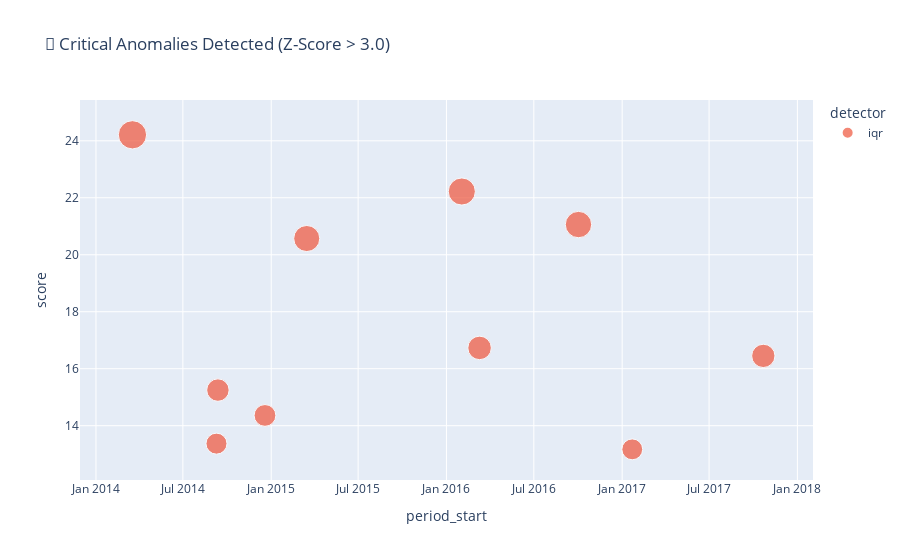

The notebook cell this image was saved under:
### Markdown cell above
## 3) The Problem - Anomalies

### Code cell
# 2. The Hidden Problems (Anomalies)
df_anoms = load_anomalies()

if not df_anoms.empty:
    # Filter for high severity
    top_anoms = df_anoms[df_anoms["score"] > 3.0].head(10)

    fig = px.scatter(
        top_anoms,
        x="period_start",
        y="score",
        size="score",
        color="detector",
        hover_data=["entity_id", "metric"],
        title="🚨 Critical Anomalies Detected (Z-Score > 3.0)",
        color_discrete_sequence=["#EF553B", "#636EFA"],
    )
    fig.show()

### Figure 1 — Plotly figure (JSON) as saved in the notebook; plotly's stock layout.template omitted (floating-point values rounded to 4 significant figures)
{"data": [{"customdata": [["South", "Sales"], ["South", "Sales"], ["Central", "Sales"], ["South", "Sales"], ["West", "Sales"], ["East", "Sales"], ["East", "Sales"], ["South", "Sales"], ["East", "Sales"], ["West", "Sales"]], "hovertemplate": "detector=iqr<br>period_start=%{x}<br>score=%{marker.size}<br>entity_id=%{customdata[0]}<br>metric=%{customdata[1]}<extra></extra>", "legendgroup": "iqr", "marker": {"color": "#EF553B", "size": [24.21, 22.22, 21.06, 20.57, 16.73, 16.45, 15.25, 14.36, 13.37, 13.17], "sizemode": "area", "sizeref": 0.06053, "symbol": "circle"}, "mode": "markers", "name": "iqr", "orientation": "v", "showlegend": true, "type": "scatter", "x": ["2014-03-18T00:00:00.000000000", "2016-02-02T00:00:00.000000000", "2016-10-02T00:00:00.000000000", "2015-03-16T00:00:00.000000000", "2016-03-10T00:00:00.000000000", "2017-10-22T00:00:00.000000000", "2014-09-12T00:00:00.000000000", "2014-12-19T00:00:00.000000000", "2014-09-09T00:00:00.000000000", "2017-01-22T00:00:00.000000000"], "xaxis": "x", "y": [24.21, 22.22, 21.06, 20.57, 16.73, 16.45, 15.25, 14.36, 13.37, 13.17], "yaxis": "y"}], "layout": {"legend": {"itemsizing": "constant", "title": {"text": "detector"}, "tracegroupgap": 0}, "title": {"text": "🚨 Critical Anomalies Detected (Z-Score > 3.0)"}, "xaxis": {"anchor": "y", "domain": [0, 1], "title": {"text": "period_start"}}, "yaxis": {"anchor": "x", "domain": [0, 1], "title": {"text": "score"}}}}
